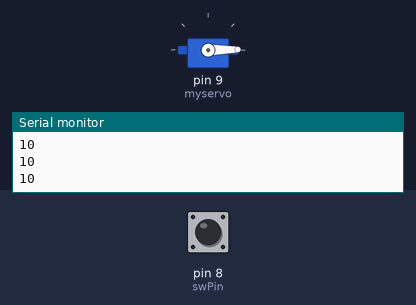
A sketch run on a simulated Arduino Uno, built with avr-gcc and run on an emulated ATmega328P. On the bench: servo, the last lines printed to the serial monitor. The test bench sets the inputs (shaded band); at power-on: pin 8 (swPin) HIGH.

Above: at 1.2 s.
1.3 s: pin 8 (swPin) pulled LOW for 0.15 s
At 1.38 s:
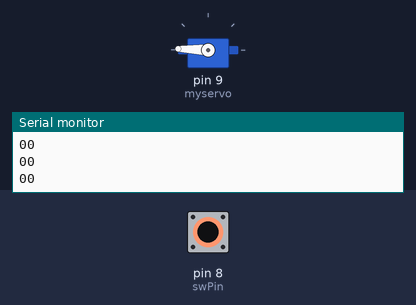
2.9 s: pin 8 (swPin) pulled LOW for 3.2 s
At 6.8 s:
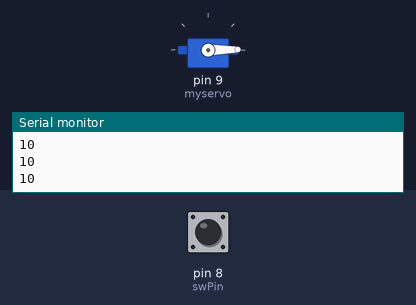
Timing chart, 0 to 8.3 s (numbered marks = the images above; inputs shaded):
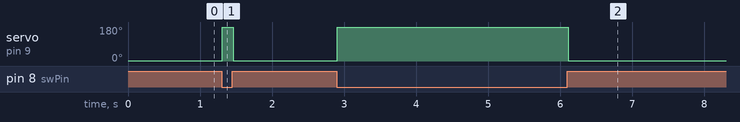

The sketch:

UselessBox_Test_Code.ino
```cpp
#include <Servo.h>

Servo myservo;  // create servo object to control a servo

int swPin = 8;  // analog pin used to connect the potentiometer
int swState;  //Variable used to store the state of the switch (High or Low)
int mood = 0;

void setup() {
Serial.begin(9600);  //Turn on the serial monitor

myservo.attach(9);  // attaches the servo on pin 9 to the servo object
pinMode(swPin, INPUT_PULLUP);  //Use the internal pull-up resistor (because Looney didn't add one :())
}

void loop() {
  swState = digitalRead(swPin); //Store the state of the switch to variable
  Serial.print(swState );  //Use serial monitor to display the state of the switch
  Serial.println(mood);

  if(swState == HIGH) //Rotate servo to 0 degrees if the switch is High
  {
    myservo.write(1);
  }

  if(swState == LOW) //Rotate servo to 180 degrees if the switch is Low
  {
      myservo.write(178);
  }

  else
  {
  }
  /*
  if(mood == 0 && swState == HIGH){
    mood++;
  }
    switch(mood){
      case 1:


      break;

      case 2:


      break;

      default:

      break;
   }
   */
  delay(15); // waits for the servo to get there
}
```

Measured:
- after the input at 1.3 s, servo on pin 9 (myservo): 1° → 178° at once, → 1° 0.15 s later
- after the input at 2.9 s, servo on pin 9 (myservo): 1° → 178° at once, → 1° 3.2 s later
